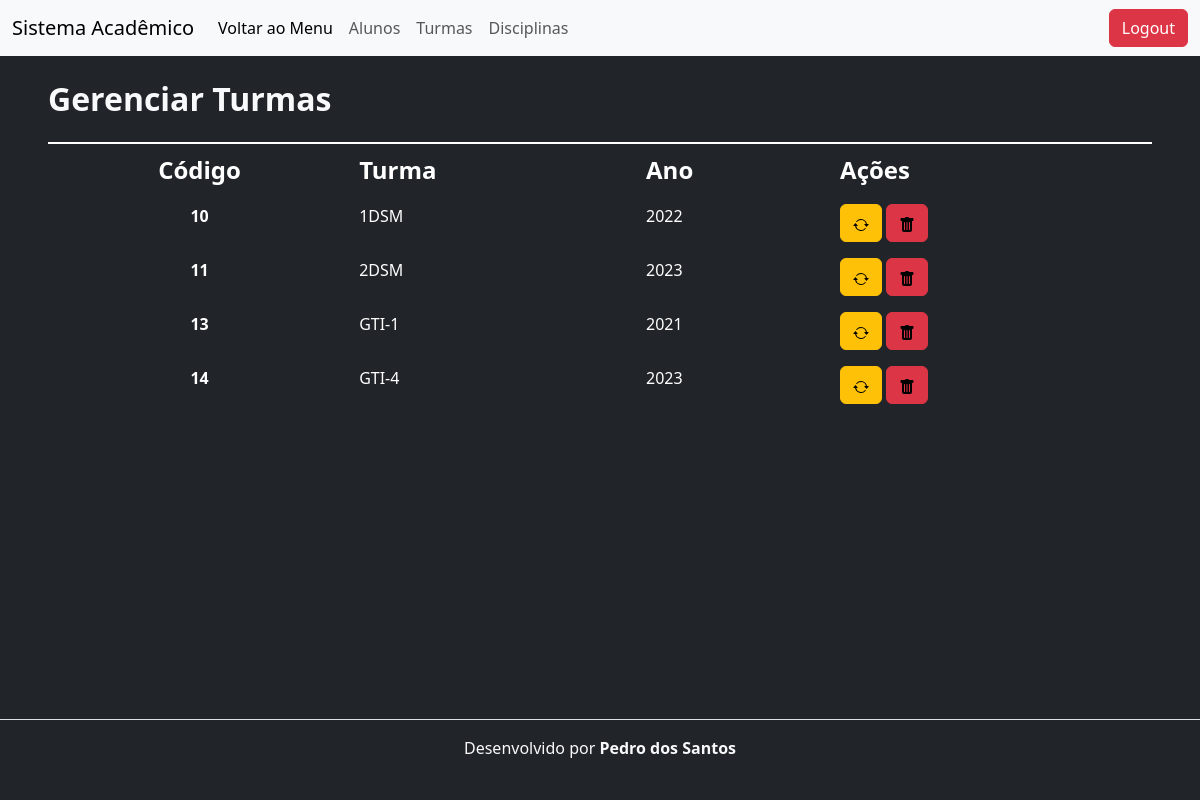
Screenshot of /sis-escolar/turmas/turmas-listar.php with the database file from the repository.
### tables this page shows
CREATE TABLE `tb_turmas` (
  `id` int(8) NOT NULL,
  `descTurma` varchar(20) NOT NULL,
  `ano` varchar(4) NOT NULL
);

### sis-escolar/classes/Turma.php (called while the page is built, shortened)
<?php
class Turma{
    public function listar(){
        $sql = "SELECT * FROM tb_turmas";
        $conexao = new PDO('mysql:host=127.0.0.1;dbname=sis-escolar','root','');
        $resultado = $conexao->query($sql);
        $lista = $resultado->fetchAll();
        return $lista;
    }
}
?>

### sis-escolar/turmas/turmas-listar.php (the view, shortened to what this page needs)
<?php
    require_once "../classes/Turma.php";
    $turma = new Turma();
    $lista = $turma->listar();
?>
<!DOCTYPE html>
<html lang="pt-br">
<head>
    <link href="https://cdn.jsdelivr.net/npm/bootstrap@5.3.0-alpha3/dist/css/bootstrap.min.css" rel="stylesheet">
</head>
<body class="bg-dark text-light">
<header class="mb-4">
        <nav class="navbar navbar-expand-lg bg-body-tertiary">
            <div class="container-fluid">
              <a class="navbar-brand">Sistema Acadêmico</a>
              <div class="collapse navbar-collapse" id="navbarScroll">
                <ul class="navbar-nav me-auto my-2 my-lg-0 navbar-nav-scroll" style="--bs-scroll-height: 100px;">
                  <li class="nav-item">
                    <a class="nav-link active" aria-current="page" href="../menu.php"> Voltar ao Menu</a>
                  </li>
                  <li class="nav-item">
                    <a class="nav-link" href="../alunos/alunos-listar.php">Alunos</a>
                  </li>
                  <li class="nav-item">
                    <a class="nav-link" href="../turmas/turmas-listar.php">Turmas</a>
                  </li>
                  <li class="nav-item">
                    <a class="nav-link" href="../disciplinas/disciplinas-listar.php">Disciplinas</a>
                  </li>
                </ul>
                <a class="btn btn-danger" href="#">Logout</a>
              </div>
            </div>
          </nav>
    </header>
    <div class="px-5">
        <h1 class="my-4 fs-2 fw-bold">Gerenciar Turmas</h1>
        <div class="table-responsive align-item-center">
            <table class="table table-dark table-hover table-borderless">
                <thead>
                    <tr class="table-group-divider">
                        <th class="text-center fs-4" scope="col">Código</th>
                        <th class="fs-4" scope="col">Turma</th>
                        <th class="fs-4" scope="col">Ano</th>
                        <th class="fs-4" scope="col">Ações</th>
                    </tr>
                </thead>
                <tbody class="text-light">
                    <?php foreach ($lista as $linha): ?>
                    <tr>
                        <td class="text-center fw-bold"><?php echo $linha['id'] ?></td>
                        <td><?php echo $linha['descTurma'] ?></td>
                        <td><?php echo $linha['ano'] ?></td>
                        <td>
                            <a class="btn btn-warning" href="turmas-editar.php?id=<?= $linha['id'] ?>" role="button">
                            </a>
                            <a class="btn btn-danger" href="turmas-excluir.php?id=<?= $linha['id'] ?>" role="button">
                            </a>
                        </td>
                    </tr>
                    <?php endforeach ?>
                </tbody>
            </table>
        </div>
    </div>
    <footer class="fixed-bottom align-items-center py-3 my-2 border-top text-light">
        <p class="text-center ">Desenvolvido por <strong>Pedro dos Santos</strong></p>
    </footer>
</body>
</html>

### rows the page displays
tb_turmas: id "10", descTurma "1DSM", ano "2022"
tb_turmas: id "11", descTurma "2DSM", ano "2023"
tb_turmas: id "13", descTurma "GTI-1", ano "2021"
tb_turmas: id "14", descTurma "GTI-4", ano "2023"
